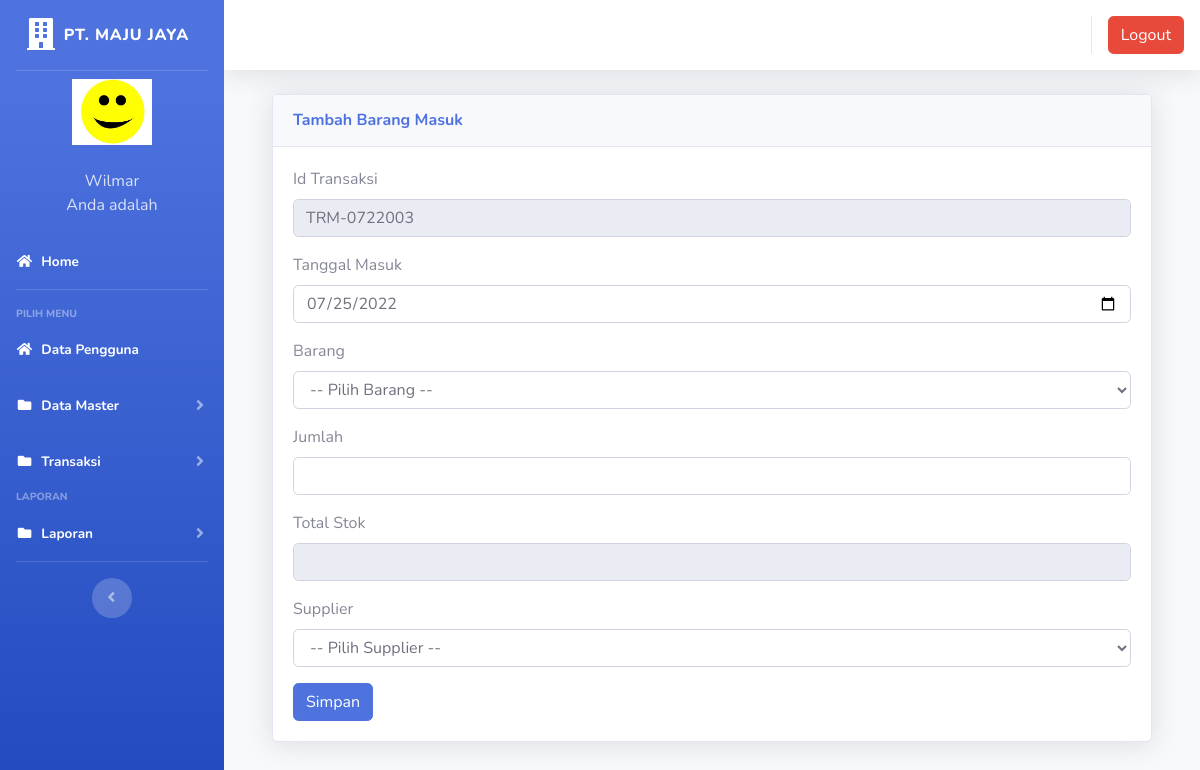
The app's page /index.php?page=barangmasuk&aksi=tambahbarangmasuk (signed in) with its own data.
### tables this page shows
CREATE TABLE `users` (
  `id` int(11) NOT NULL AUTO_INCREMENT,
  `nik` varchar(10) NOT NULL,
  `nama` varchar(100) NOT NULL,
  `alamat` text NOT NULL,
  `telepon` varchar(20) NOT NULL,
  `username` varchar(25) NOT NULL,
  `password` text NOT NULL,
  `foto` varchar(25) NOT NULL,
  PRIMARY KEY (`id`)
);

CREATE TABLE `barang_masuk` (
  `id` int(11) NOT NULL AUTO_INCREMENT,
  `id_transaksi` varchar(20) NOT NULL,
  `tanggal` date NOT NULL,
  `kode_barang` varchar(20) NOT NULL,
  `nama_barang` varchar(100) NOT NULL,
  `pengirim` varchar(20) NOT NULL,
  `jumlah` int(11) NOT NULL,
  `satuan` varchar(20) NOT NULL,
  PRIMARY KEY (`id`)
);

### page/barangmasuk/tambahbarangmasuk.php (the view, shortened to what this page needs)
  <?php
$koneksi = new mysqli("localhost","root","","inventori");
$no = mysqli_query($koneksi, "select id_transaksi from barang_masuk order by id_transaksi desc");
$idtran = mysqli_fetch_array($no);
$kode = $idtran['id_transaksi'];
$urut = substr($kode, 8, 3);
$tambah = (int) $urut + 1;
$bulan = date("m");
$tahun = date("y");
if(strlen($tambah) == 1){
	$format = "TRM-".$bulan.$tahun."00".$tambah;
} else if(strlen($tambah) == 2){
	$format = "TRM-".$bulan.$tahun."0".$tambah;
} else{
	$format = "TRM-".$bulan.$tahun.$tambah;
}
$tanggal_masuk = date("Y-m-d");
?>
  <div class="container-fluid">
          <div class="card shadow mb-4">
            <div class="card-header py-3">
              <h6 class="m-0 font-weight-bold text-primary">Tambah Barang Masuk</h6>
            </div>
            <div class="card-body">
              <div class="table-responsive">
							<div class="body">
							<form method="POST" enctype="multipart/form-data">
							<label for="">Id Transaksi</label>
                            <div class="form-group">
                               <div class="form-line">
                                 <input type="text" name="id_transaksi" class="form-control" id="id_transaksi" value="<?php echo $format; ?>" readonly />
							</div>
                            </div>
							<label for="">Tanggal Masuk</label>
                            <div class="form-group">
                               <div class="form-line">
                                 <input type="date" name="tanggal_masuk" class="form-control" id="tanggal_masuk" value="<?php echo $tanggal_masuk; ?>" />
							</div>
                            </div>
							<label for="">Barang</label>
                            <div class="form-group">
                               <div class="form-line">
                                <select name="barang" id="cmb_barang" class="form-control" />
								<option value="">-- Pilih Barang  --</option>
							</div>
                            </div>
							<label for="">Jumlah</label>
                            <div class="form-group">
                               <div class="form-line">
                                <input type="text" name="jumlahmasuk" id="jumlahmasuk" onkeyup="sum()" class="form-control" />
							</div>
                            </div>
							<label for="jumlah">Total Stok</label>
                            <div class="form-group">
                               <div class="form-line">
                               <input readonly="readonly" name="jumlah" id="jumlah" type="number" class="form-control">
							</div>
                            </div>
								<label for="">Supplier</label>
                            <div class="form-group">
                               <div class="form-line">
                                <select name="pengirim" class="form-control" />
								<option value="">-- Pilih Supplier  --</option>
							</div>
                            </div>
							<input type="submit" name="simpan" value="Simpan" class="btn btn-primary">
							</form>

### index.php (shortened to what this page needs)
<?php
	$koneksi = new mysqli("localhost","root","","inventori");
	?>
<!DOCTYPE html>
<html lang="en">
<head>
  <link href="vendor/fontawesome-free/css/all.min.css" rel="stylesheet" type="text/css">
  <link href="css/sb-admin-2.min.css" rel="stylesheet">
  <link href="vendor/datatables/dataTables.bootstrap4.min.css" rel="stylesheet">
</head>
<body id="page-top">
  <div id="wrapper">
    <ul class="navbar-nav bg-gradient-primary sidebar sidebar-dark accordion" id="accordionSidebar">
      <a class="sidebar-brand d-flex align-items-center justify-content-center" href="index.php">
        <div class="sidebar-brand-icon">
          <i class="fas fa-building"></i>
        </div>
        <div class="sidebar-brand-text mx-2">PT. MAJU JAYA</div>
      </a>
      <hr class="sidebar-divider my-0">
 <?php
	 $user = $_SESSION['superadmin'];
   $sql =$koneksi->query("select * from users where id='$user'");
   $data = $sql->fetch_assoc();
   ?>
    <li class="d-flex align-items-center justify-content-center">
        <a class="nav-link">
		 <img src="img/<?php echo $data['foto']?>" class="img-circle" width="80" alt="User"/></a>
	  </li>
		 <li class="nav-item ">
        <a class="nav-link">
         	<div class="d-flex align-items-center justify-content-center" class="name">  <?php echo  $data['nama'];?></div></font>
			<div class="d-flex align-items-center justify-content-center" class="email">Anda adalah <?php echo $data['level'];?></div>
		 </a>
      </li>
      <li class="nav-item active">
        <a class="nav-link" href="?page=home">
          <i class="fas fa-fw fa-home"></i>
          <span>Home</span></a>
      </li>
      <hr class="sidebar-divider">
      <div class="sidebar-heading">
        Pilih Menu
      </div>
	    <li class="nav-item active">
        <a class="nav-link" href="?page=pengguna">
          <i class="fas fa-fw fa-home"></i>
          <span>Data Pengguna</span></a>
      </li>
	   <li class="nav-item active">
        <a class="nav-link collapsed" href="#" data-toggle="collapse" data-target="#collapseData" aria-expanded="true" aria-controls="collapseData">
          <i class="fas fa-fw fa-folder"></i>
          <span>Data Master</span>
        </a>
      </li>
	    <li class="nav-item active">
        <a class="nav-link collapsed" href="#" data-toggle="collapse" data-target="#collapsePages" aria-expanded="true" aria-controls="collapsePages">
          <i class="fas fa-fw fa-folder"></i>
          <span>Transaksi</span>
        </a>
      </li>
      <div class="sidebar-heading">
        Laporan
      </div>
	     <li class="nav-item active">
        <a class="nav-link collapsed" href="#" data-toggle="collapse" data-target="#collapseLaporan" aria-expanded="true" aria-controls="collapseLaporan">
          <i class="fas fa-fw fa-folder"></i>
          <span>Laporan</span>
        </a>
      </li>
      <hr class="sidebar-divider d-none d-md-block">
      <div class="text-center d-none d-md-inline">
        <button class="rounded-circle border-0" id="sidebarToggle"></button>
      </div>
    </ul>
    <div id="content-wrapper" class="d-flex flex-column">
      <div id="content">
        <nav class="navbar navbar-expand navbar-light bg-white topbar mb-4 static-top shadow">
          <ul class="navbar-nav ml-auto">
            <li class="nav-item dropdown no-arrow">
			 <div class="top-menu">
        <ul class="nav pull-right top-menu">
           <li><a onclick="return confirm('Apakah anda yakin akan logout?')" class="btn btn-danger" class="logout" href="logout.php">Logout</a></li>
        </ul>
      </div>
            </li>
          </ul>
        </nav>
        <div class="container-fluid">
		 <section class="content">
		      <?php
			   $page = $_GET['page'];
			   $aksi = $_GET['aksi'];
				   if ($page == "barangmasuk") {
				    if ($aksi == "tambahbarangmasuk") {
					   include "page/barangmasuk/tambahbarangmasuk.php";
				   }
			   }
			   ?>
    </section>
</div>
    </div>
  </div>
  </div>
</body>
</html>

### records on screen
users: foto (picture), nama "Wilmar"
barang_masuk: id_transaksi "TRM-0722003"
